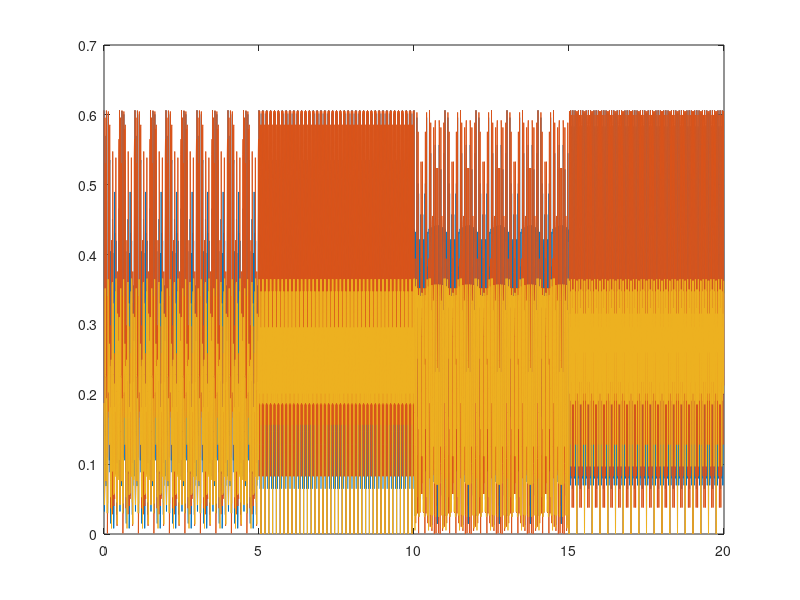

This chart was generated by the following MATLAB code:
fs = 128;
N = 2560;
n = 0: N-1;
t = n / fs;

x = (0 <= t & t < 5) .* (cos(10 * pi * t) + 2 * sin(30 * pi * t)) + (5 <= t & t < 10) .* cos(40 * pi * t) + (10 <= t & t < 15) .* (cos(60 * pi * t) + 0.6 * sin(90 * pi * t)) + (15 <= t & t <= 20) .* sin(100 * pi * t);

for i = 1 : N
    y(1, i) = x(i) * exp(-0.5 * x(i)^2) * cos(2 * pi * x(i));
    y(2, i) = x(i) * exp(-0.5 * x(i)^2) * cos(2 * pi * x(i) / 2);
    y(3, i) = x(i) * exp(-0.5 * x(i)^2) * cos(2 * pi * x(i) / 5);
end

mag = abs(y);

plot(t, mag);